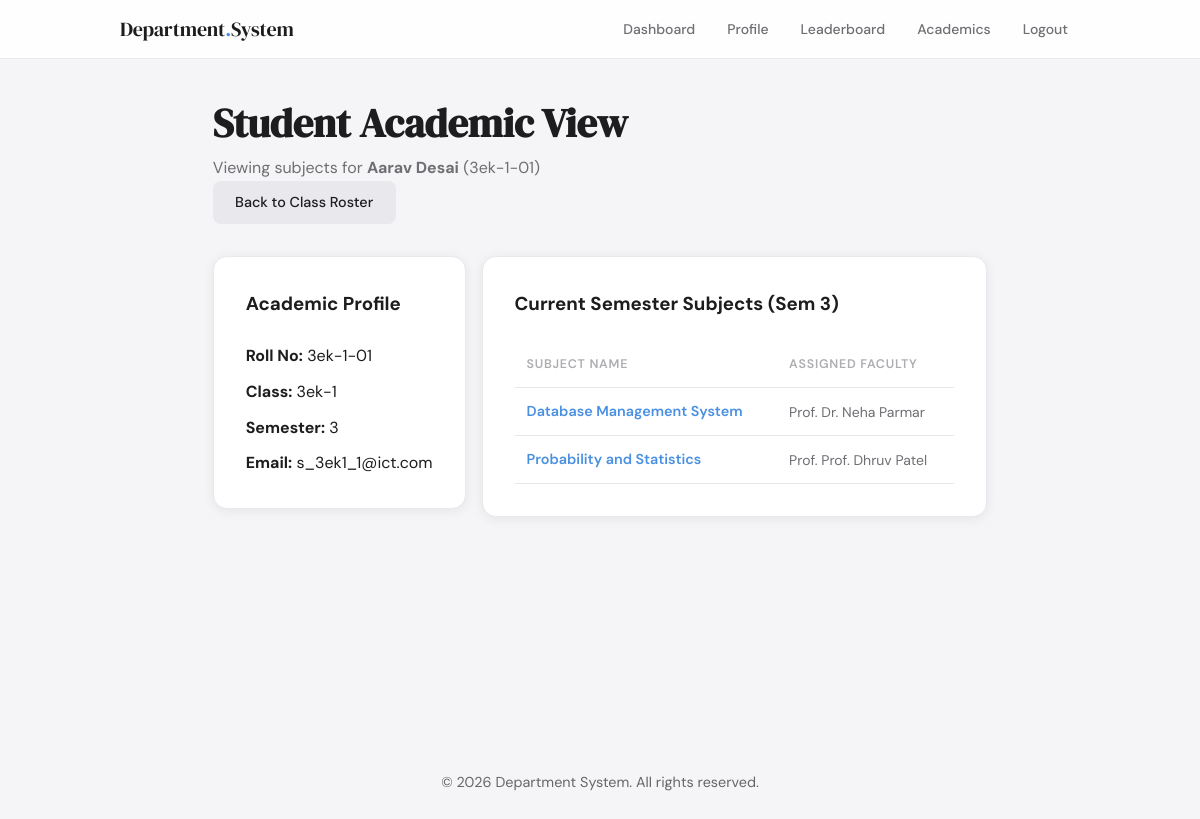
The page /public/academics/student_progress.php?student_id=120 (signed in) on the database its author committed.
### tables this page shows
CREATE TABLE IF NOT EXISTS users (
    id INT AUTO_INCREMENT PRIMARY KEY,
    name VARCHAR(120) NOT NULL,
    email VARCHAR(120) UNIQUE NOT NULL,
    phone VARCHAR(20),
    password VARCHAR(255) NOT NULL,
    role ENUM('student','faculty','expert','admin') NOT NULL,
    pac_category ENUM('premium', 'average', 'challenged') DEFAULT 'average',
    class_name VARCHAR(50),
    semester INT,
    batch VARCHAR(30),
    roll_no VARCHAR(50),
    emp_id VARCHAR(50),
    linkedin_url VARCHAR(255),
    is_verified TINYINT DEFAULT 1,
    created_at TIMESTAMP DEFAULT CURRENT_TIMESTAMP
);

CREATE TABLE IF NOT EXISTS faculty_subjects (
    id INT AUTO_INCREMENT PRIMARY KEY,
    faculty_id INT NOT NULL,
    subject_name VARCHAR(100) NOT NULL,
    branch VARCHAR(100),
    class_name VARCHAR(50),
    semester INT,
    is_elective TINYINT DEFAULT 0,
    FOREIGN KEY (faculty_id) REFERENCES users(id) ON DELETE CASCADE
);

### public/academics/student_progress.php (the view, shortened to what this page needs)
<?php
require_once __DIR__ . '/../../app/config/db.php';
$student_id = (int) ($_GET['student_id'] ?? 0);
$stmt = $conn->prepare("SELECT name, email, roll_no, class_name, semester FROM users WHERE id = ? AND role = 'student'");
$stmt->bind_param("i", $student_id);
$stmt->execute();
$student = $stmt->get_result()->fetch_assoc();
$subStmt = $conn->prepare("
    SELECT fs.subject_name, u.name as faculty_name
    FROM faculty_subjects fs
    JOIN users u ON u.id = fs.faculty_id
    WHERE fs.class_name = ? AND fs.semester = ?
    ORDER BY fs.subject_name ASC
");
$subStmt->bind_param("si", $student['class_name'], $student['semester']);
$subStmt->execute();
$subjects = $subStmt->get_result()->fetch_all(MYSQLI_ASSOC);
require_once __DIR__ . '/../../app/includes/header.php';
?>
<div class="wrapper" style="padding: 2rem;">
    <div class="dashboard-header" style="margin-bottom: 2rem;">
        <div>
            <h1 style="font-family: 'DM Serif Display', serif; font-size: 2.5rem; color: var(--text);">Student Academic View</h1>
            <p style="color: var(--text-2);">Viewing subjects for <strong><?= htmlspecialchars($student['name']) ?></strong> (<?= htmlspecialchars($student['roll_no']) ?>)</p>
        </div>
        <div>
            <a href="manage_class.php" class="btn btn-secondary">Back to Class Roster</a>
        </div>
    </div>
    <div class="grid-2" style="grid-template-columns: 1fr 2fr; align-items: start;">
        <div style="display: flex; flex-direction: column; gap: 2rem;">
            <div class="card">
                <h3 style="margin-bottom: 1.5rem;">Academic Profile</h3>
                <div style="display: flex; flex-direction: column; gap: 10px;">
                    <p><strong>Roll No:</strong> <?= htmlspecialchars($student['roll_no'] ?: 'N/A') ?></p>
                    <p><strong>Class:</strong> <?= htmlspecialchars($student['class_name'] ?: 'N/A') ?></p>
                    <p><strong>Semester:</strong> <?= htmlspecialchars($student['semester'] ?: 'N/A') ?></p>
                    <p><strong>Email:</strong> <?= htmlspecialchars($student['email']) ?></p>
                </div>
            </div>
        </div>
        <div style="display: flex; flex-direction: column; gap: 2rem;">
            <div class="card">
                <h3 style="margin-bottom: 1.5rem;">Current Semester Subjects (Sem <?= htmlspecialchars($student['semester']) ?>)</h3>
                <?php if (empty($subjects)): ?>
                    <div style="text-align: center; padding: 2rem; color: var(--text-2);">
                        <div style="font-size: 3rem; margin-bottom: 1rem;">📚</div>
                        <p>No subjects found for class <strong><?= htmlspecialchars($student['class_name']) ?></strong> in Semester <strong><?= htmlspecialchars($student['semester']) ?></strong>.</p>
                    </div>
                <?php else: ?>
                    <div class="table-wrap">
                        <table class="table-minimal" style="width: 100%;">
                            <thead>
                                <tr style="text-align: left; border-bottom: 1px solid var(--border);">
                                    <th style="padding: 12px;">Subject Name</th>
                                    <th style="padding: 12px;">Assigned Faculty</th>
                                </tr>
                            </thead>
                            <tbody>
                                <?php foreach ($subjects as $s): ?>
                                    <tr style="border-bottom: 1px solid var(--border);">
                                        <td style="padding: 12px; font-weight: 600; color: var(--accent);">
                                            <?= htmlspecialchars($s['subject_name']) ?>
                                        </td>
                                        <td style="padding: 12px; font-size: 14px; color: var(--text-2);">
                                            Prof. <?= htmlspecialchars($s['faculty_name']) ?>
                                        </td>
                                    </tr>
                                <?php endforeach; ?>
                            </tbody>
                        </table>
                    </div>
                <?php endif; ?>
            </div>
        </div>
    </div>
</div>
<?php require_once __DIR__ . '/../../app/includes/footer.php'; ?>

### public/assets/css/style.css (style rules this page uses)
:root { --bg: #f5f5f7; --surface: #ffffff; --surface-2: #f9f9fb; --border: #e8e8ed; --accent: #4a90e2; --accent-hover: #2f78d3; --accent-light: #eef5fd; --text: #1d1d1f; --text-2: #6e6e73; --text-3: #aeaeb2; --success: #34c759; --warning: #ff9f0a; --error: #ff3b30; --pending-bg: #fff8ec; --pending-text: #b06000; --accepted-bg: #eef5fd; --accepted-text: #1a5fa8; --completed-bg: #edfbf3; --completed-text: #1a7a40; --radius: 14px; --radius-sm: 8px; --shadow: 0 2px 12px rgba(0,0,0,0.07); --shadow-lg: 0 8px 32px rgba(0,0,0,0.10); }
*, *::before, *::after { box-sizing: border-box; margin: 0; padding: 0; }
html { font-size: 16px; }
body { font-family: 'DM Sans', sans-serif; background: var(--bg); color: var(--text); min-height: 100vh; line-height: 1.6; }
.wrapper, .page-wrap { max-width: 960px; margin: 0 auto; padding: 2.5rem 2rem; }
.card { background: var(--surface); border-radius: var(--radius); box-shadow: var(--shadow); border: 1px solid var(--border); padding: 2rem; margin-bottom: 1rem; }
.btn { display: inline-flex; align-items: center; justify-content: center; gap: 0.4rem; padding: 0.65rem 1.4rem; border-radius: var(--radius-sm); font-family: 'DM Sans', sans-serif; font-size: 0.9rem; font-weight: 500; cursor: pointer; border: none; transition: all 0.15s; text-decoration: none; }
.btn-secondary { background: var(--border); color: var(--text); }
.table-wrap { overflow-x: auto; }
table { width: 100%; border-collapse: collapse; }
th { text-align: left; font-size: 0.78rem; font-weight: 600; color: var(--text-3); text-transform: uppercase; letter-spacing: 0.06em; padding: 0.6rem 1rem; border-bottom: 1.5px solid var(--border); }
td { padding: 0.9rem 1rem; border-bottom: 1px solid var(--border); font-size: 0.9rem; color: var(--text); }
tr:last-child td { border-bottom: none; }
.grid-2 { display: grid; grid-template-columns: 1fr 1fr; gap: 1rem; }

### rows shown on the page
users: name "Aarav Desai", roll_no "3ek-1-01", class_name "3ek-1", semester "3", email "s_3ek1_1@ict.com"
faculty_subjects: subject_name "Database Management System", faculty.name "Dr. Neha Parmar"
faculty_subjects: subject_name "Probability and Statistics", faculty.name "Prof. Dhruv Patel"
